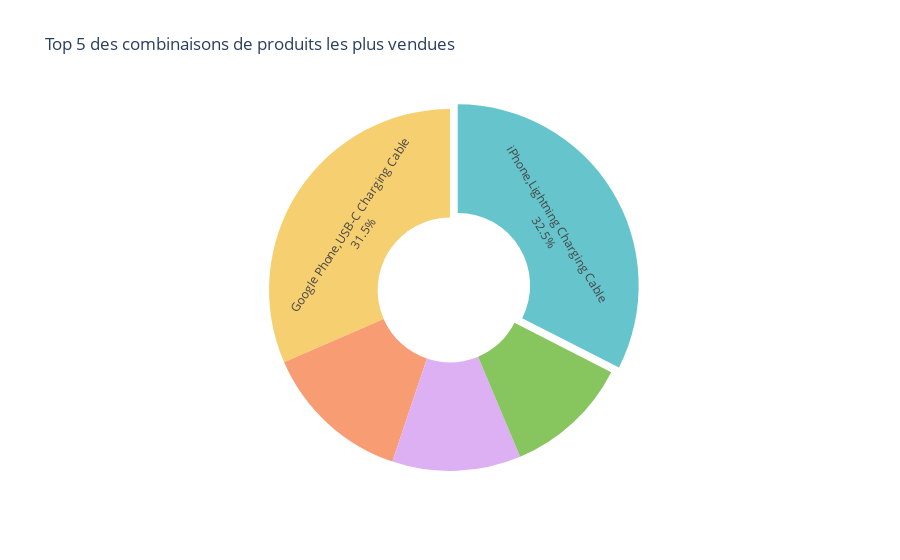

Notebook source saved alongside this figure:
### Code cell
# 1. Compter les combinaisons et sélectionner le top 5
top_5_combinations = df2['Grouped'].value_counts().nlargest(5)

# 2. Créer un DataFrame propre pour le graphique
plot_df = top_5_combinations.reset_index()
plot_df.columns = ['Combinaison', 'Nombre de Ventes'] # Renommer les colonnes

# 3. Créer le graphique à partir du DataFrame avec Plotly Express
fig = px.pie(plot_df, 
             values='Nombre de Ventes', 
             names='Combinaison',
             title='Top 5 des combinaisons de produits les plus vendues',
             hole=0.4, # Pour un effet "donut"
             color_discrete_sequence=px.colors.qualitative.Pastel)

# 4. Améliorer la lisibilité
fig.update_traces(textposition='inside', textinfo='percent+label', pull=[0.05, 0, 0, 0, 0]) # Met en avant la 1ère part
fig.update_layout(showlegend=False, uniformtext_minsize=10, uniformtext_mode='hide')

fig.show()

### Figure 1 — Plotly figure (JSON) as saved in the notebook; plotly's stock layout.template omitted (floating-point values rounded to 4 significant figures)
{"data": [{"domain": {"x": [0, 1], "y": [0, 1]}, "hole": 0.4, "hovertemplate": "Combinaison=%{label}<br>Nombre de Ventes=%{value}<extra></extra>", "labels": ["iPhone,Lightning Charging Cable", "Google Phone,USB-C Charging Cable", "iPhone,Wired Headphones", "Vareebadd Phone,USB-C Charging Cable", "Google Phone,Wired Headphones"], "legendgroup": "", "name": "", "pull": [0.05, 0, 0, 0, 0], "showlegend": true, "textinfo": "percent+label", "textposition": "inside", "type": "pie", "values": [882, 856, 361, 312, 303]}], "layout": {"legend": {"tracegroupgap": 0}, "piecolorway": ["rgb(102, 197, 204)", "rgb(246, 207, 113)", "rgb(248, 156, 116)", "rgb(220, 176, 242)", "rgb(135, 197, 95)", "rgb(158, 185, 243)", "rgb(254, 136, 177)", "rgb(201, 219, 116)", "rgb(139, 224, 164)", "rgb(180, 151, 231)", "rgb(179, 179, 179)"], "showlegend": false, "title": {"text": "Top 5 des combinaisons de produits les plus vendues"}, "uniformtext": {"minsize": 10, "mode": "hide"}}}
